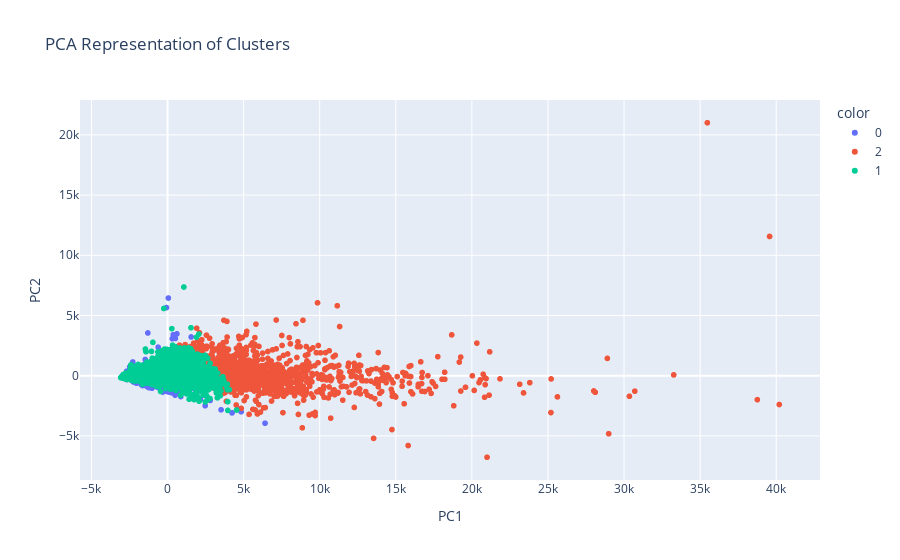

Notebook code for this chart:
### Markdown cell above
Use plotly express to create a scatter plot of X_pca using seaborn. Be sure to color the data points using the labels generated by your final_model. Label the x-axis "PC1", the y-axis "PC2", and use the title "PCA Representation of Clusters"

### Code cell
# Create scatter plot of `PC2` vs `PC1`
fig = px.scatter(
    data_frame=X_pca,
    x="PC1",
    y="PC2",
    color=labels.astype(str),
    title="PCA Representation of Clusters"
    
)
fig.update_layout(xaxis_title="PC1", yaxis_title="PC2")
fig.show()

### Figure 1 — Plotly figure (JSON) as saved in the notebook; plotly's stock layout.template omitted (floating-point values rounded to 4 significant figures; data arrays with more than 128 entries replaced by an {"elided": "..."} marker saying what was removed)
{"data": [{"hovertemplate": "color=0<br>PC1=%{x}<br>PC2=%{y}<extra></extra>", "legendgroup": "0", "marker": {"color": "#636efa", "symbol": "circle"}, "mode": "markers", "name": "0", "showlegend": true, "type": "scattergl", "x": {"elided": "8049 float values"}, "xaxis": "x", "y": {"elided": "8049 float values"}, "yaxis": "y"}, {"hovertemplate": "color=2<br>PC1=%{x}<br>PC2=%{y}<extra></extra>", "legendgroup": "2", "marker": {"color": "#EF553B", "symbol": "circle"}, "mode": "markers", "name": "2", "showlegend": true, "type": "scattergl", "x": {"elided": "1656 float values"}, "xaxis": "x", "y": {"elided": "1656 float values"}, "yaxis": "y"}, {"hovertemplate": "color=1<br>PC1=%{x}<br>PC2=%{y}<extra></extra>", "legendgroup": "1", "marker": {"color": "#00cc96", "symbol": "circle"}, "mode": "markers", "name": "1", "showlegend": true, "type": "scattergl", "x": {"elided": "10728 float values"}, "xaxis": "x", "y": {"elided": "10728 float values"}, "yaxis": "y"}], "layout": {"legend": {"title": {"text": "color"}, "tracegroupgap": 0}, "title": {"text": "PCA Representation of Clusters"}, "xaxis": {"anchor": "y", "domain": [0, 1], "title": {"text": "PC1"}}, "yaxis": {"anchor": "x", "domain": [0, 1], "title": {"text": "PC2"}}}}
